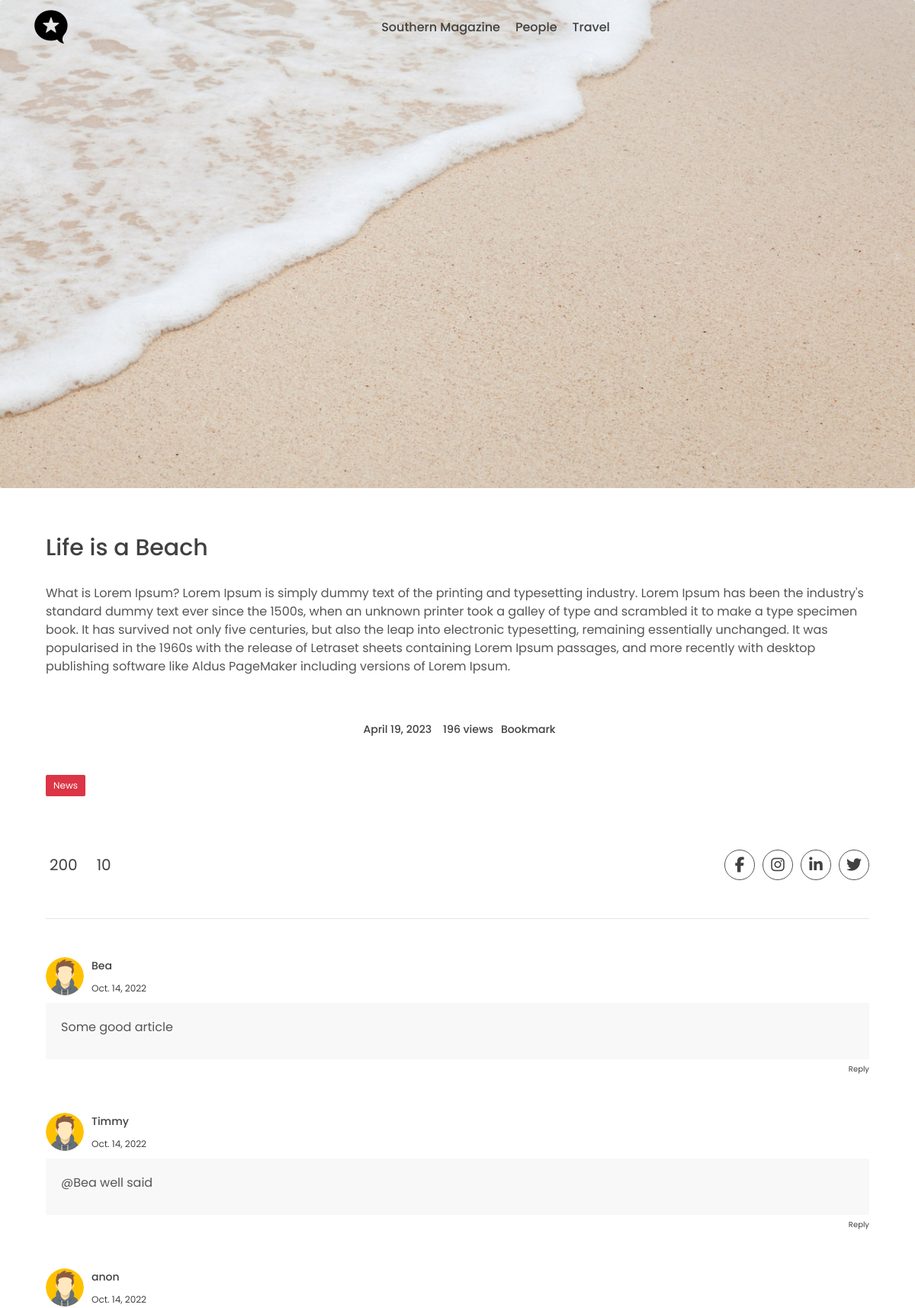
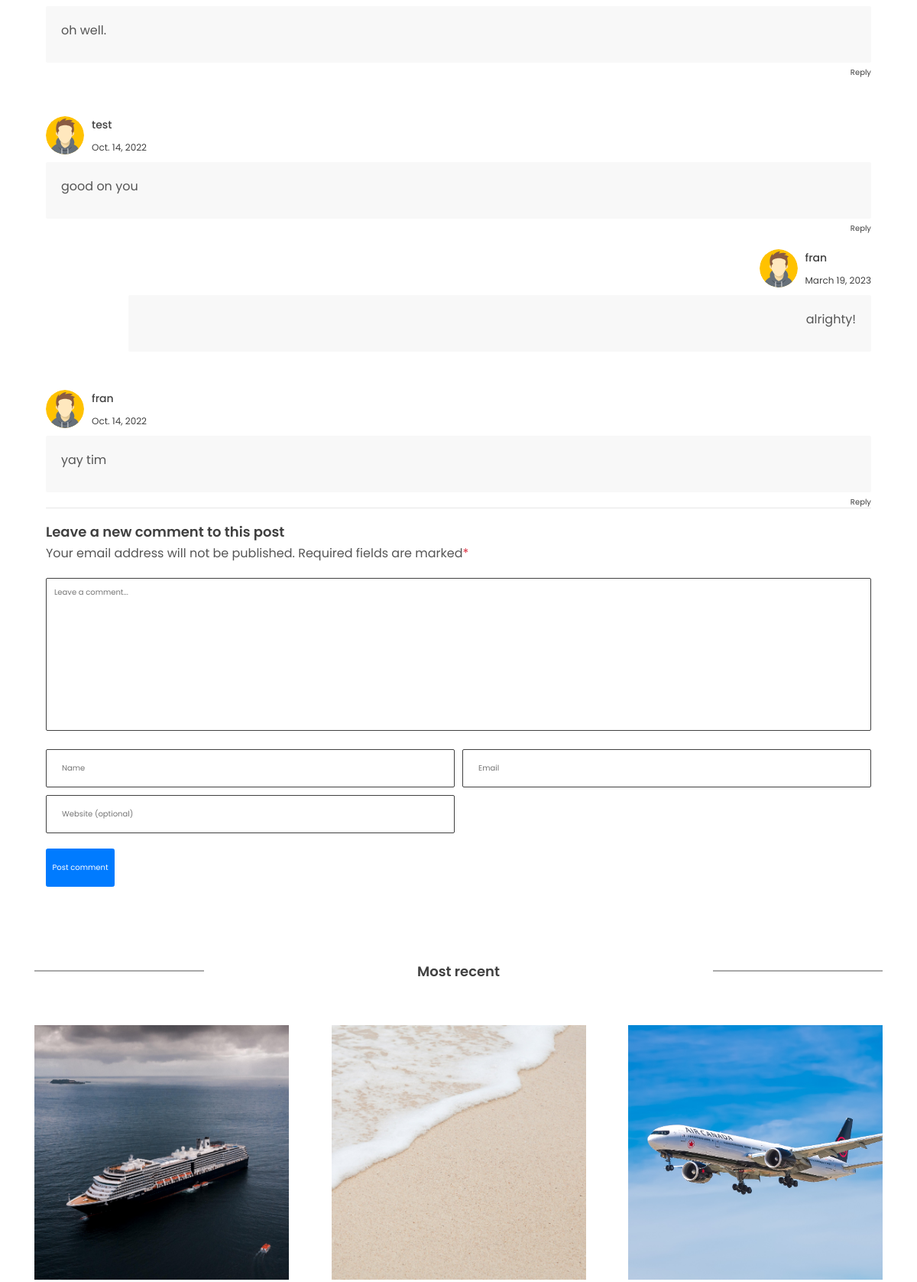
/post/second-post (upper part), run on the app's committed database (2 pictures, top to bottom).
### app/models.py (models this page shows, shortened)
class Post(models.Model):
    title         = models.CharField(max_length=200)
    content       = models.TextField()
    last_updated  = models.DateTimeField(auto_now=True)
    slug          = models.SlugField(max_length=200, unique=True)
    image         = models.ImageField(null=True, blank=True, upload_to='images/')
    tags = models.ManyToManyField(Tag, blank=True, related_name='post')
    view_count = models.IntegerField(null=True, blank=True)
    is_featured = models.BooleanField(default=False)
    author = models.ForeignKey(User,on_delete=models.CASCADE, null=True, blank=True)

class Tag(models.Model):
    name         = models.CharField(max_length=100)
    description  = models.CharField(max_length=100)
    slug         = models.SlugField(max_length=200, unique=True)

class Comment(models.Model):
    content = models.TextField()
    date = models.DateTimeField(auto_now=True)
    name = models.CharField(max_length=200)
    email = models.EmailField(max_length=200)
    website = models.CharField(max_length=200, null=True, blank=True)
    post = models.ForeignKey(Post, on_delete=models.CASCADE)
    author = models.ForeignKey(User, on_delete=models.CASCADE, null=True, blank=True)
    parent = models.ForeignKey('self', on_delete=models.DO_NOTHING, null=True, blank=True, related_name='replies')

### app/views.py (the view, shortened to what this page needs)
# urls.py: path('post/<slug:slug>', views.post_page, name='post_page'),
def post_page(request, slug):
    post = Post.objects.get(slug=slug)
    most_recent = Post.objects.all().order_by('-last_updated')[0:3]
    tags = Tag.objects.all()
    related_posts = Post.objects.filter(tags__in=tags).distinct()
    comments = Comment.objects.filter(post=post, parent=None)
    form = CommentForm()
    if post.view_count is None:
        post.view_count = 1
    else:
        post.view_count = post.view_count + 1
    context = {'post': post,
               'form': form,
               'comments': comments,
               'most_recent': most_recent,
               'related_posts': related_posts
               }
    return render(request, 'app/post.html', context)

### app/forms.py
class CommentForm(forms.ModelForm):
    class Meta:
        model = Comment
        fields = {'content', 'email', 'name', 'website'}
    def __init__(self, *args, **kwargs):
        super().__init__(*args, **kwargs)
        self.fields["content"].widget.attrs["placeholder"] = "Leave a comment..."
        self.fields["email"].widget.attrs["placeholder"] = "Email"
        self.fields["name"].widget.attrs["placeholder"] = "Name"
        self.fields["website"].widget.attrs["placeholder"] = "Website (optional)"

### app/templates/app/post.html (shortened to what this page needs)
{% extends 'base.html' %}
{% block content %}
{% load static %}
<div class="post-img blog-img">
  <img src="{{post.image.url}}" alt="" />
</div>
  <div class="main">
      <div class="container">
        <div class="layout">
          <div class="left">
            <section class="mt">
              <div class="container">
                <div class="blog-post">
                  <div class="blog-post-content">
                    <h1 class="title blog-title">
                      {{post.title}}
                    </h1>
                    <p>
                      {{post.content}}
                    </p>
                      <div class="typo">
                        <div class="timeline">
                          <div class="track">
                            <p class="time">{{post.last_updated | date }}</p>
                          </div>
                          <div class="track">
                            <p class="view-count">{{post.view_count}} view{{post.view_count | pluralize}}</p>
                          </div>
                          <div class="track">
                            <form action="" method="POST">
                              <button type="submit" class="btn btn-info">
                                <p class="bookmark">Bookmark</p>
                              </button>
                            </form>
                          </div>
                        </div>
                      </div>
                    <div class="blog-tags">
                      {% for tag in post.tags.all %}
                      <a href="{% url 'tag_page' tag.slug %}" class="tag">{{tag.name}}</a>
                      {% endfor %}
                    </div>
                    <div class="social-share">
                      <div class="reactions">
                        <div class="likes">
                           <span>200</span>
                        </div>
                        <div class="total-comments">
                          <span>10</span>
                        </div>
                      </div>
                      <div class="share">
                        <div class="social">
                          <a href="#">
                            <i class="fa-brands fa-facebook-f"></i>
                          </a>
                          <a href="#">
                            <i class="fa-brands fa-instagram"></i>
                          </a>
                          <a href="#">
                            <i class="fa-brands fa-linkedin-in"></i>
                          </a>
                          <a href="#">
                            <i class="fa-brands fa-twitter"></i>
                          </a>
                        </div>
                      </div>
                    </div>
                    {% for comment in comments %}
                      <div class="user-comment">
                        <div class="author">
                          <div class="profile-pic">
                            <img src="{% static 'images/author.svg' %}" alt="" />
                          </div>
                          <div class="details">
                            <p>{{comment.name}}</p>
                            <small>{{comment.date|date}}</small>
                          </div>
                        </div>
                        <div class="comment-sec-main">
                          <div class="comment-sec">
                            <div class="comment">
                              <p>
                                {{comment.content}}
                              </p>
                            </div>
                            <div class="reply">
                              <button onclick="toggleDiv(this)">Reply</button>
                            </div>
                          </div>
                          {% for reply in comment.replies.all %}
                          <div class="public-reply">
                            <div class="author">
                              <div class="profile-pic">
                                <img src="{% static 'images/author.svg' %}" alt="" />
                              </div>
                              <div class="details">
                                <p>{{reply.name}}</p>
                                <small>{{reply.date|date}}</small>
                              </div>
                            </div>
                            <div class="comment">
                              <p>{{reply.content}}
                              </p>
                            </div>
                          </div>
                          {% endfor %}
                        </div>
                      </div>
                    {% endfor %}
                  </div>
                </div>
                <div class="comment-box">
                  <h3>Leave a new comment to this post</h3>
                  <p>
                    Your email address will not be published. Required fields
                    are marked<span>*</span>
                  </p>
                  <form method="POST">
                    {{form.content}}
                    <div class="grid-3">
                      {{form.name}}
                      {{form.email}}
                      {{form.website}}
                    </div>
                    <button class="btn btn-primary rounded">
                      Post comment
                    </button>
                  </form>
                </div>
              </div>
            </section>
          </div>
          <div class="right">
            <div class="block">
              <h2 class="title2">Most recent</h2>
              <div class="recent-container">
                {% for post in most_recent %}
                <div class="recent-post">
                  <div class="rounded-img">
                    <img src="{{post.image.url}}" alt="" />
                  </div>
                </div>
                {% endfor %}
              </div>
            </div>
          </div>
        </div>
      </div>
    </div>
{% endblock content %}

### data on the page
Post: image (picture), title "Life is a Beach", content "What is Lorem Ipsum? Lorem Ipsum is simply dummy text of the printing and typesetting industry. Lorem Ipsum has been the industry's standard dummy text ever since the 1500s, when an unknown printer took a galley of type and scrambled it to make a type specimen book. It has survived not only five centuries, but also the leap into electronic typesetting, remaining essentially unchanged. It was popularised in the 1960s with the release of Letraset sheets containing Lorem Ipsum passages, and more recently with desktop publishing software like Aldus PageMaker including versions of Lorem Ipsum.", last_updated "April 19, 2023", view_count "196", view_count|pluralize "s"
Tag: name "News"
Comment: name "Bea", date "Oct. 14, 2022", content "Some good article"
Comment: name "Timmy", date "Oct. 14, 2022", content "@Bea well said"
Comment: name "anon", date "Oct. 14, 2022", content "oh well."
Comment: name "test", date "Oct. 14, 2022", content "good on you"
Comment: name "fran", date "March 19, 2023", content "alrighty!"
Comment: name "fran", date "Oct. 14, 2022", content "yay tim"
Post: image (picture)
Post: image (picture)
